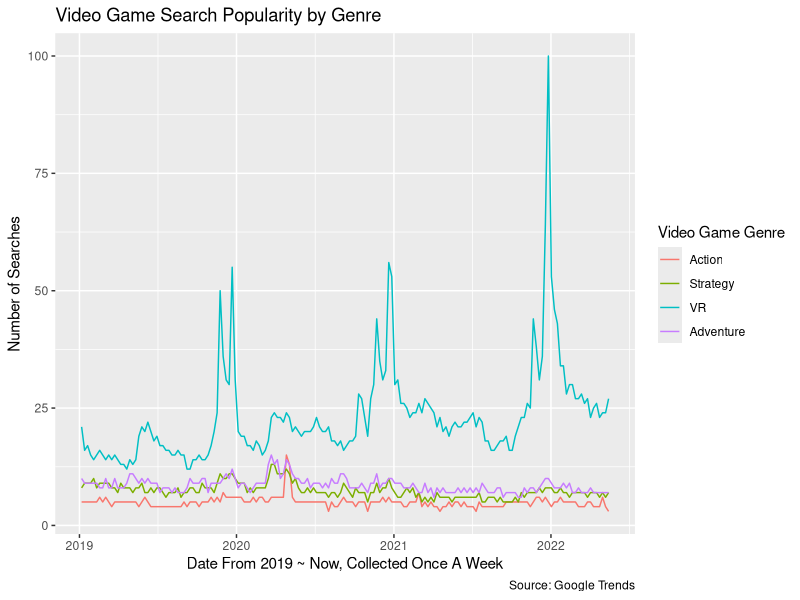

Reproduce this figure in R.
library(tidyverse)
library(lubridate)
library(reshape2)

file3 <- read_csv(file = "data/multiTimeline.csv")
melted_df <- melt(file3, id = "dates")

genre_trend_line <- ggplot(melted_df, aes(x = dates, y = value, color = variable)) + 
  geom_line() +
  labs(
    title = "Video Game Search Popularity by Genre",
    caption = "Source: Google Trends",
    color = "Video Game Genre",
    x = "Date From 2019 ~ Now, Collected Once A Week",
    y = "Number of Searches"
  )

genre_trend_line

